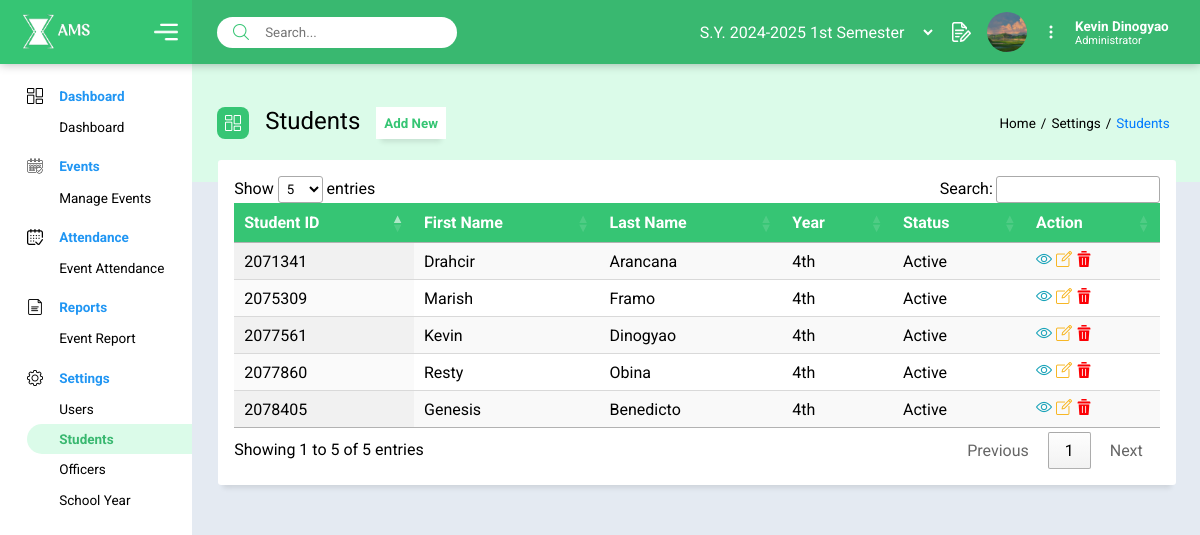
Screenshot of /ams/students.php (signed in) with the database file from the repository.
### tables this page shows
CREATE TABLE `tbl_students` (
  `student_id` mediumint(9) NOT NULL,
  `first_name` varchar(50) NOT NULL,
  `last_name` varchar(50) NOT NULL,
  `gmail` varchar(50) NOT NULL,
  `year_level` enum('1st','2nd','3rd','4th') DEFAULT NULL,
  `status` enum('Active','Inactive') NOT NULL DEFAULT 'Active'
);

CREATE TABLE `tbl_sbo` (
  `sbo_id` int(3) NOT NULL,
  `student_id` mediumint(9) NOT NULL,
  `position` varchar(50) NOT NULL,
  `profile_img` longblob DEFAULT NULL
);

CREATE TABLE `tbl_system_user` (
  `user_id` bigint(20) NOT NULL DEFAULT current_timestamp(),
  `sbo_id` int(3) NOT NULL,
  `role` enum('Administrator','Attendance Manager','Event Manager') NOT NULL,
  `username` varchar(50) NOT NULL,
  `password` varchar(200) NOT NULL
);

### model/select/session-user.php (called while the page is built, shortened)
<?php
$userId = $_SESSION['user_id'];
$query = "SELECT * FROM tbl_students, tbl_sbo, tbl_system_user WHERE tbl_sbo.sbo_id = tbl_system_user.sbo_id and tbl_students.student_id = tbl_sbo.student_id and tbl_system_user.user_id = :user_id";
$stmt = $conn->prepare($query);
$stmt->bindParam(':user_id', $userId);
$stmt->execute();
if ($stmt->rowCount() > 0) {
    while ($row = $stmt->fetch(PDO::FETCH_ASSOC)) {
        $profileImg = '../uploads/' . $row['profile_img'];
        $fullName = $row['first_name'] . " " . $row['last_name'];
        $role = $row['role'];
    }
}

### model/select/students.php (called while the page is built, shortened)
<?php
if(isset($_POST['yearlevel']) && !($_POST['yearlevel'] == 'All')){
    $yearLevel = intval(htmlspecialchars($_POST['yearlevel']));
    $query = 'SELECT * FROM tbl_students WHERE year_level = :year_level AND status = :active';
    $stmt = $conn->prepare($query);
    $stmt->bindValue(':year_level', $yearLevel);
    $stmt->bindValue(':active', ACTIVE);
    $stmt->execute();
}else{
    $query = 'SELECT * FROM tbl_students WHERE status = :active';
    $stmt = $conn->prepare($query);
    $stmt->bindValue(':active', ACTIVE);
    $stmt->execute();
}

### ams/students.php (the view, shortened to what this page needs)
<?php
include('../includes/dashboard.php');
$filesToInclude = [STUDENTS, INSERT_STUDENT, DELETE_STUDENT, UPDATE_STUDENT];
foreach ($filesToInclude as $file) {
    require_once($file);
}
?>
<!DOCTYPE html>
<html lang="en">
<head>
    <link rel="stylesheet" href="../assets/css/students.css?version=<?php echo time(); ?>">
    <link rel="stylesheet" href="../assets/css/modalEdit.css?version=<?php echo time(); ?>">
</head>
<body>
    <main class="home">
        <div class="title-dashboard">
            <div>
                <span><img src="../icons/dashboard (2).png" alt="dashboard"></span>
                <h2>Students</h2>
                <button id="myBtn">Add New</button>
            </div>
            <div class="breadcrumb">
                <p>Home</p>
                <p>Settings</p>
                <p class="active-page">Students</p>
            </div>
        </div>
        <section class="home-container">
            <div class="home-card table-card">
                <table id="myTable" class="display">
                    <thead>
                        <tr class="table-title">
                            <th>Student ID</th>
                            <th>First Name</th>
                            <th>Last Name</th>
                            <th>Year</th>
                            <th>Status</th>
                            <th>Action</th>
                        </tr>
                    </thead>
                    <tbody>
                        <?php while ($row = $stmt->fetch()){?>
                            <tr>
                                <td><?php echo $row['student_id'];?></td>
                                <td><?php echo $row['first_name'];?></td>
                                <td><?php echo $row['last_name'];?></td>
                                <td><?php echo $row['year_level'];?></td>
                                <td><?php echo $row['status'];?></td>
                                <td>
                                    <a href="../includes/search.php?id=<?php echo $row['student_id'];?>">
                                        <img class="table-icon" src="../icons/view.png" alt="View">
                                    </a>
                                    <a class="edit" data-id="<?php echo $row['student_id']; ?>" href="#">
                                        <img class="table-icon" src="../icons/edit.png" alt="Edit">
                                    </a>
                                    <a class="delete" href="<?php echo $_SERVER['PHP_SELF']; ?>?deleteid=<?php echo $row['student_id']; ?>">
                                        <img class="table-icon" src="../icons/delete.png" alt="Delete">
                                    </a>
                                </td>
                            </tr>
                        <?php } ?>
                    </tbody>
                </table>
            </div>
        </section>
    </main>
</body>
</html>

### includes/dashboard.php (shortened to what this page needs)
<?php
require_once('../config/constant.php');
require_once(CURRENT_USER);
$activePage = basename($_SERVER['PHP_SELF'], '.php');
?>
    <link rel="stylesheet" href="../assets/css/menu.css?version=<?php echo time(); ?>">
    <link rel="stylesheet" href="https://cdn.datatables.net/1.13.6/css/jquery.dataTables.css" />
    <header>
        <div class="logo">
          <div>
            <img src="../icons/logo-white.png" alt="logo" id="logo">
            <span id="menu-toggle"><img src="../icons/menu.png" alt="menu" id="menu"></span>
          </div>
        </div>
        <div class="profile">
          <div class="search">
            <span><img src="../icons/search-interface-symbol.png" alt="search"></span>
            <form action="" method="POST" autocomplete="off">
              <input type="search" name="search" id="search" placeholder="Search...">
            </form>
          </div>
          <div class="card-profile" title="request">
          <div class="sy">
            <select name="school_year_id" id="sy">
              <?php
              $queryDefault = "SELECT * FROM tbl_school_year ORDER BY school_yearstart ASC";
              $defaultSchoolYearId = null;
              if (isset($_SESSION['sch_year'])) {
                  $selectedYear = $_SESSION['sch_year'];
                  $querySelected = "SELECT * FROM tbl_school_year WHERE school_year_id = :id";
                  $stmtSelected = $conn->prepare($querySelected);
                  $stmtSelected->bindParam(':id', $selectedYear);
                  $stmtSelected->execute();
                  $rowSelected = $stmtSelected->fetch(PDO::FETCH_ASSOC);
                  $defaultSchoolYearId = $rowSelected['school_year_id'];
              }
              $stmtDefault = $conn->prepare($queryDefault);
              $stmtDefault->execute();
              while ($rowDefault = $stmtDefault->fetch(PDO::FETCH_ASSOC)) {
                  $syDefault = "S.Y. " . $rowDefault['school_yearstart'] . "-" . $rowDefault['school_yearend'] . " " . $rowDefault['semester'];
                  if ($rowDefault['school_year_id'] == $defaultSchoolYearId) {
                      echo "<option value='" . $rowDefault['school_year_id'] . "' selected style='font-weight: bold;'>" . $syDefault . "</option>";
                  } else {
                      echo "<option value='" . $rowDefault['school_year_id'] . "'>" . $syDefault . "</option>";
                  }
              }
              ?>
          </select>
            </div>
            <?php if ($_SESSION['role'] == ACCOUNT_TYPE_A) {?>
              <a href="../ams/users.php" class="request">
                <img src="../icons/request.png" alt="request" >
              </a>
            <?php }?>
            <img src="<?php echo $profileImg;?>" alt="profile">
            <div class="menu-profile">
              <img src="../icons/dots.png" alt="menu" id="profile-menu">
            </div>
            <div class="card-user">
              <p><?php echo $fullName;?></p>
              <p><?php echo $role;?></p>
            </div>
          </div>
        </div>
    </header>
    <section class="menu-section" id="container">
        <div class="menu-container">
            <nav class="main-container">
                  <div class="main dashboard">
                    <div class="title">
                      <img src="../icons/dashboard.png" alt="dashboard">
                      <h4>Dashboard</h4>
                    </div>
                    <div class="sub">
                      <a href="../includes/dashboard.php" class="<?= ($activePage == 'dashboard') ? 'active-page':''; ?>">Dashboard</a>
                    </div>
                  </div>
                  <div class="main events">
                    <div class="title">
                      <img src="../icons/calendar.png" alt="calendar">
                      <h4>Events</h4>
                    </div>
                    <div class="sub">
                      <a href="../ams/events.php" class="<?= ($activePage == 'events') ? 'active-page':''; ?>">Manage Events</a>
                    </div>
                  </div>
                  <?php
                    if ($_SESSION['role'] == ACCOUNT_TYPE_A || $_SESSION['role'] == ACCOUNT_TYPE_AM) {
                        echo "
                          <div class='main attendance'>
                            <div class='title'>
                              <img src='../icons/calendar (1).png' alt='attendance'>
                              <h4>Attendance</h4>
                            </div>
                            <div class='sub'>
                              <a href='../ams/attendance-events.php' class='".($activePage == 'attendance-events' ? 'active-page':''). "'>Event Attendance</a>
                            </div>
                          </div>
                      ";
                    }
                  ?>
                  <div class='main report'>
                      <div class='title'>
                          <img src='../icons/file.png' alt='report'>
                          <h4>Reports</h4>
                      </div>
                      <div class='sub'>
                        <a href='../ams/report-events.php' class='<?=($activePage == 'report-events') ? 'active-page' :''; ?>'>Event Report</a>
                    </div>
                  </div>
                  <div class="main setting">
                    <div class="title">
                      <img src="../icons/settings.png" alt="setting">
                      <h4>Settings</h4>
                    </div>
                    <div class="sub">
                      <a href="../ams/users.php" class="<?= ($activePage == 'users') ? 'active-page':''; ?>">Users</a>
                    <?php
                      if($_SESSION['role'] == ACCOUNT_TYPE_A){
                        echo"
                        <a href='../ams/students.php' class='" . ($activePage == 'students' ? 'active-page' : '') . "'>Students</a>
                        <a href='../ams/officers.php' class='" . ($activePage == 'officers' ? 'active-page' : '') . "'>Officers</a>
                        <a href='../ams/schoolyear.php' class='".($activePage == 'schoolyear' ? 'active-page':'') . "'>School Year</a>
                        ";
                      }
                    ?>
                    </div>
                  </div>
            </nav>
        </div>
    </section>

### assets/css/menu.css (style rules this page uses)
:root { --font: 'Righteous', cursive; --font: 'Roboto', sans-serif; --fontsize: 13.5px; --colorBG: #e4eaf2; --colorGrey: #eff3f6; --colorGreyD: #bdbdbd; --colorGreen: #36c574; --colorGreenD: #39b870; --colorMenuHover: #dbfbe9; --colorInfo: #53bcdc; --colorOrange: #FFA500; }
* { margin: 0; padding: 0; box-sizing: border-box; text-decoration: none; list-style: none; font-family: var(--font); font-family: var(--font); }
body { overflow-x: hidden; scrollbar-width: thin; scrollbar-color: transparent transparent; }
.breadcrumb p:not(:last-child)::after { content: "/"; margin: 0 5px; }
.title-dashboard .breadcrumb { display: flex; gap: 0; cursor: pointer; font-size: var(--fontsize); }
.active-page { color: #007BFF; }
body { width: 100vw; height: 100vh; background-color: var(--colorBG); }
.menu-section { height: 100vh; width: 16vw; z-index: 4; position: fixed; background-color: white; }
header { position: fixed; background-color: var(--colorGreenD); box-shadow: 0px 0px 10px 0px rgba(0,0,0,0.3); width: 100vw; height: 4rem; z-index: 5; display: grid; grid-template-columns: 16vw 84vw; grid-template-rows: 4rem; }
.table-icon { width: 1rem !important; height: 1rem !important; }
.logo { display: flex; justify-content: center; align-items: center; background-color: var(--colorGreen); }
.logo div { display: flex; justify-content: space-between; align-items: center; width: 85%; height: 4rem; }
.logo #logo { width: 5.5rem; height: 3rem; }
.logo #menu { width: 1.5rem; height: 1.5rem; }
.profile { margin-left: 2.5%; display: flex; justify-content: space-between; align-items: center; width: 94.4%; }
header input[type=search] { outline: none; border: none; border-radius: 2rem; padding: .5rem .5rem .5rem 3rem; width: 15rem; }
.main img { width: 1rem; height: 1rem; }
.search { position: relative; }
.search span > img { position: absolute; left: 1rem; bottom: .5rem; width: 1rem; height: 1rem; }
.card-profile { display: flex; justify-content: center; align-items: center; gap: 1rem; }
.card-profile .menu-profile { position: relative; }
.card-profile > img { border-radius: 100%; object-fit: cover; width: 2.5rem; height: 2.5rem; }
.card-profile .menu-profile img { width: 1rem; height: 1rem; cursor: pointer; }
.card-user { color: white; font-size: var(--fontsize); font-weight: bold; }
.card-user p:last-child { font-size: 11px; font-weight: normal; text-transform: capitalize; }
.card-profile .sy > select { font-size: var(--fontsize2); text-transform: capitalize; background-color: transparent; border: none; color: white; width: 15rem !important; padding: 0; }
.card-profile .sy > select option { color: black; text-align: left; }
.menu-container { margin-top: 5rem; padding-left: 1.7rem; }
.main-container { display: flex; flex-direction: column; gap: .5rem; }
.main { display: flex; flex-direction: column; }
.title img { display: block; }
.title { display: flex; align-items: center; line-height: 2rem; gap: 1rem; }
.sub a { padding: .2rem .2rem .2rem 2rem; line-height: 1.5rem; font-size: var(--fontsize); border-radius: 2rem 0 0 2rem; color: black; display: block; }
h4 { font-size: var(--fontsize); color: #2196f3; font-weight: bold; }
.main .sub .active-page { font-weight: bold; background-color: var(--colorMenuHover); color: var(--colorGreenD); }
.request { position: relative; }
.request img { width: 1.2rem; height: 1.2rem; }

### rows the page displays
tbl_students: tbl_sbo.profile_img (picture), fullName "Kevin Dinogyao", tbl_system_user.role "Administrator", student_id "2077561", first_name "Kevin", last_name "Dinogyao", year_level "4th", status "Active"
tbl_students: student_id "2071341", first_name "Drahcir", last_name "Arancana", year_level "4th", status "Active"
tbl_students: student_id "2075309", first_name "Marish", last_name "Framo", year_level "4th", status "Active"
tbl_students: student_id "2077860", first_name "Resty", last_name "Obina", year_level "4th", status "Active"
tbl_students: student_id "2078405", first_name "Genesis", last_name "Benedicto", year_level "4th", status "Active"

### other values shown
form field school_year_id "S.Y. 2024-2025 1st semester"
